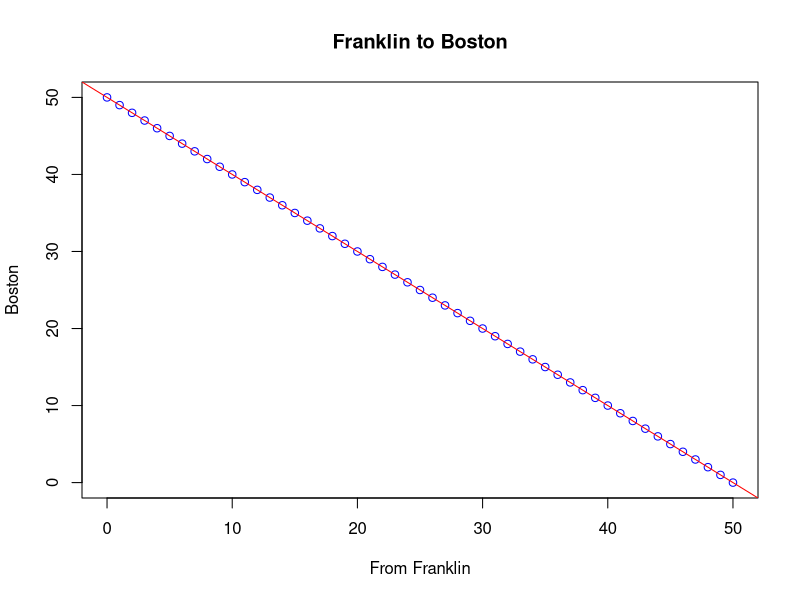
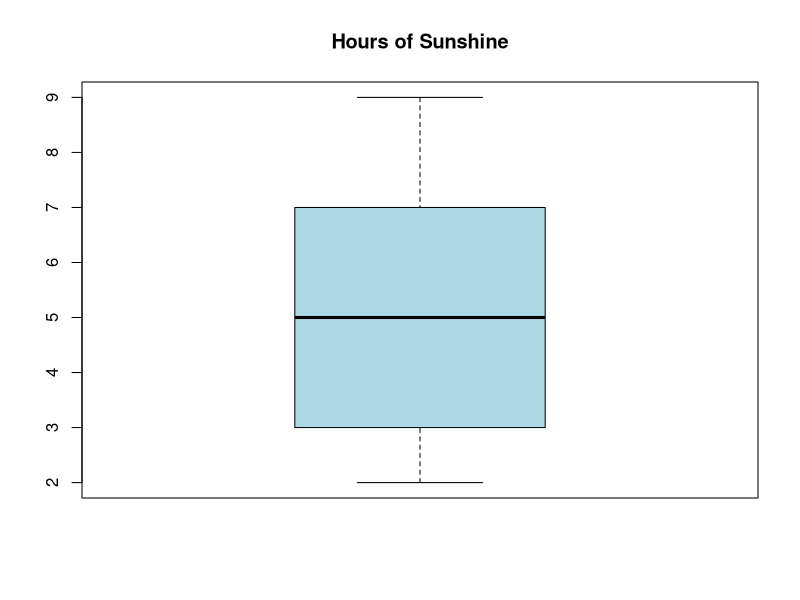
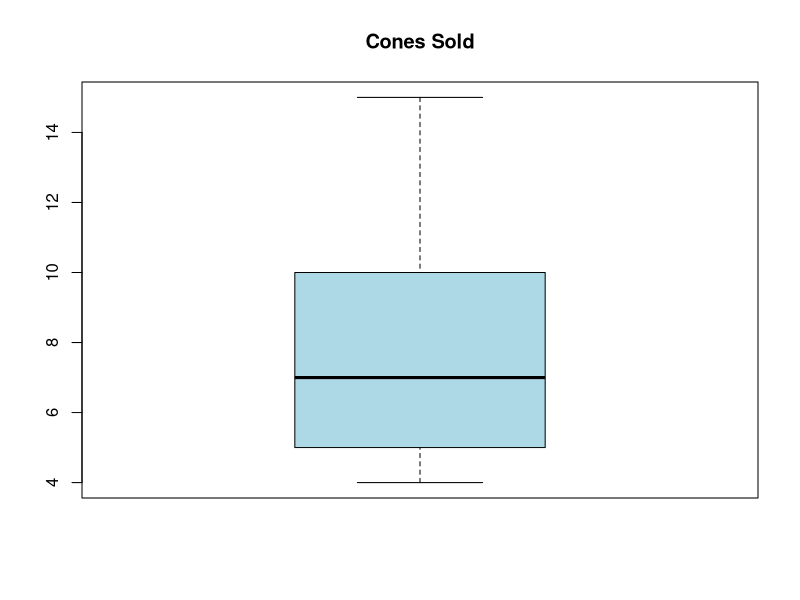
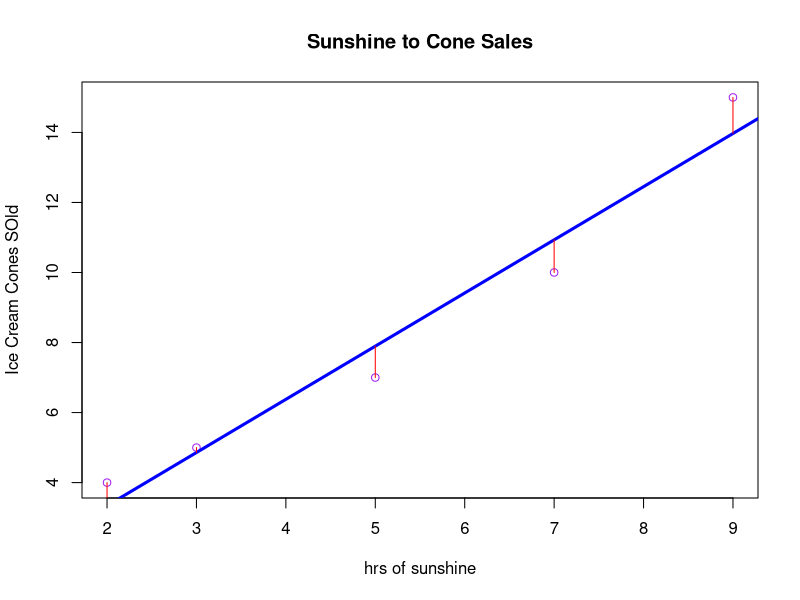
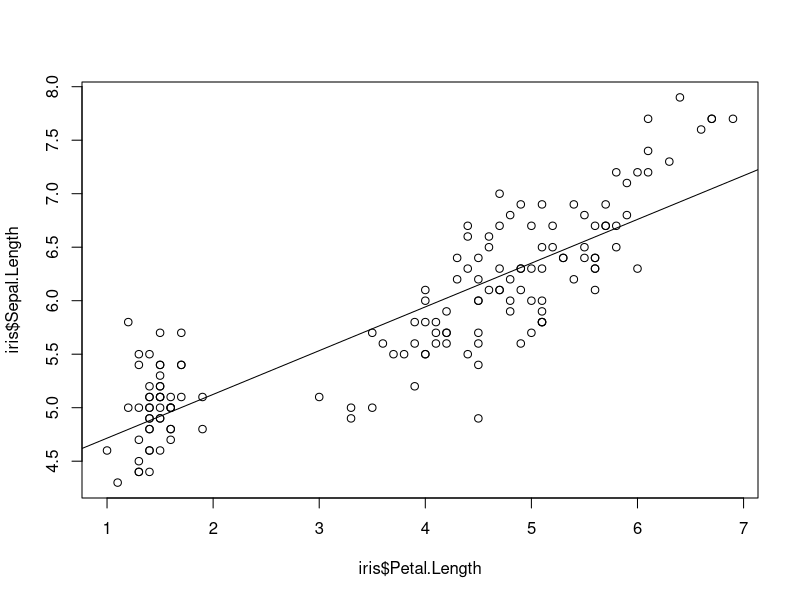

These charts were generated, in order, by the following R code:
# Linear Regression Explained...

miles_to_boston <- 50

moving_towards_boston <- miles_to_boston:0

moving_away_from_franklin <- 0:miles_to_boston

plot(moving_away_from_franklin, moving_towards_boston,            # plot the variables 
        xlab="From Franklin", ylab="Boston",
        col = "blue",
        main = "Franklin to Boston")              # y???axis label

abline(lm(moving_away_from_franklin ~ moving_towards_boston), col = 'red')


#  Example of linear modeling...

# https://www.mathsisfun.com/data/least-squares-regression.html

hours_sunshine <- c(2,3,5,7,9)

cones_sold <- c(4,5,7,10,15)

# Prelin=minary analysis...
boxplot(hours_sunshine, col = 'lightblue', main = 'Hours of Sunshine')
boxplot(cones_sold, col = 'lightblue', main = 'Cones Sold')

summary(hours_sunshine)


# What's the correlation?
cor(cones_sold, hours_sunshine)

# Let's plot this...
plot(hours_sunshine, cones_sold,    
     xlab="hrs of sunshine", ylab="Ice Cream Cones SOld",
     col = "purple",
     main = "Sunshine to Cone Sales")  

linear_model <- lm(cones_sold ~ hours_sunshine)
# Now add the line...
abline(linear_model, col = "blue", lwd=3)

#  Show the residuals...
# calculate residuals and predicted values...
res <- signif(residuals(linear_model), 5)
pre <- predict(linear_model) # plot distances between points and the regression line
segments(hours_sunshine, cones_sold, hours_sunshine, pre, col="red")

summary(linear_model)

# With data frames...
#  Using the iris data set...

plot(iris$Petal.Length, iris$Sepal.Length)
abline(lm(iris$Sepal.Length ~iris$Petal.Length))



